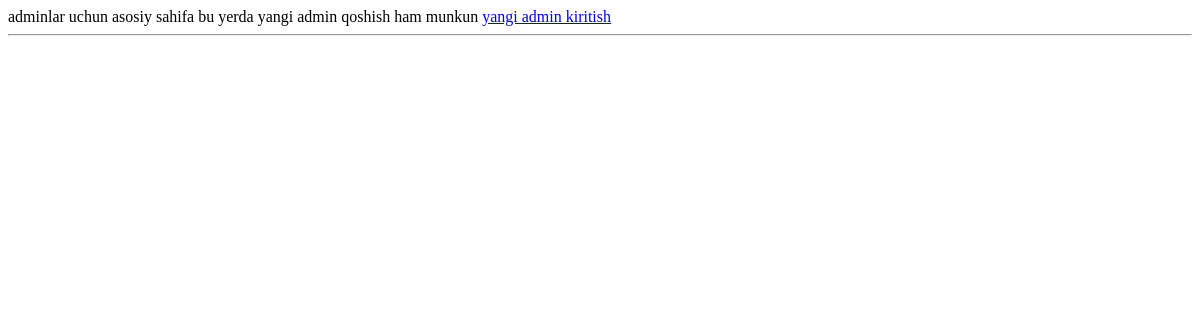
/dekanat_admin/, run on an earlier commit of the app's database.
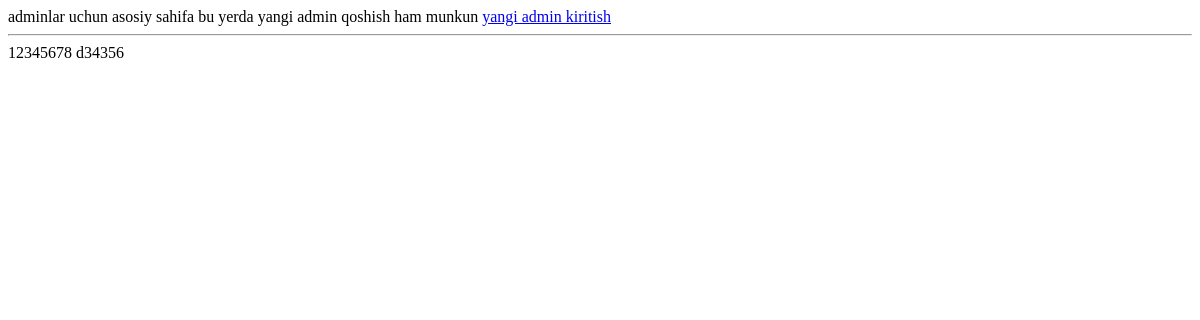
And on a later commit of the database.
### users/models.py (models this page shows)
class User(AbstractUser):
    sharif = models.CharField(max_length=100)
    t_yil = models.CharField(max_length=100, blank=True)
    t_nomer = models.CharField(max_length=200)
    k_yil = models.CharField(max_length=200, blank=True)
    gender = models.CharField(max_length=100, blank=True)
    talim_turi = models.CharField(max_length=100, blank=True)
    fakultet = models.CharField(max_length=100, blank=True)
    yonalish = models.CharField(max_length=100, blank=True)
    kurs = models.CharField(max_length=10, blank=True)
    guruh = models.CharField(max_length=100, blank=True)
    viloyat = models.CharField(max_length=100)
    tuman = models.CharField(max_length=100)
    mfy = models.CharField(max_length=100, blank=True)
    kocha_uy = models.CharField(max_length=100)
    lavozim = models.CharField(max_length=100, blank=True)
    dekanat_fakultet = models.CharField(max_length=100, blank=True)
    dekanat_kafedra = models.CharField(max_length=100, blank=True)
    parol = models.CharField(max_length=100)

### users/views.py (the view)
# urls.py: path('dekanat_admin/', dekanat_admin, name='dekanat_admin'),
def dekanat_admin(request):
    data = User.objects.filter(lavozim='dekanat')
    context = {
        'data':data,
    }
    return render(request, 'adminlar/dekanat/adminlar.html', context)

### templates/adminlar/dekanat/adminlar.html (shortened to what this page needs)
<a href="{% url 'dekanat' %}"> yangi admin kiritish</a>
<hr>
{% for d in data %}
    {{d}}
{% endfor %}

What changed in the data, as far as the page shows it:
added User: username "12345678"
added User: username "d34356"
